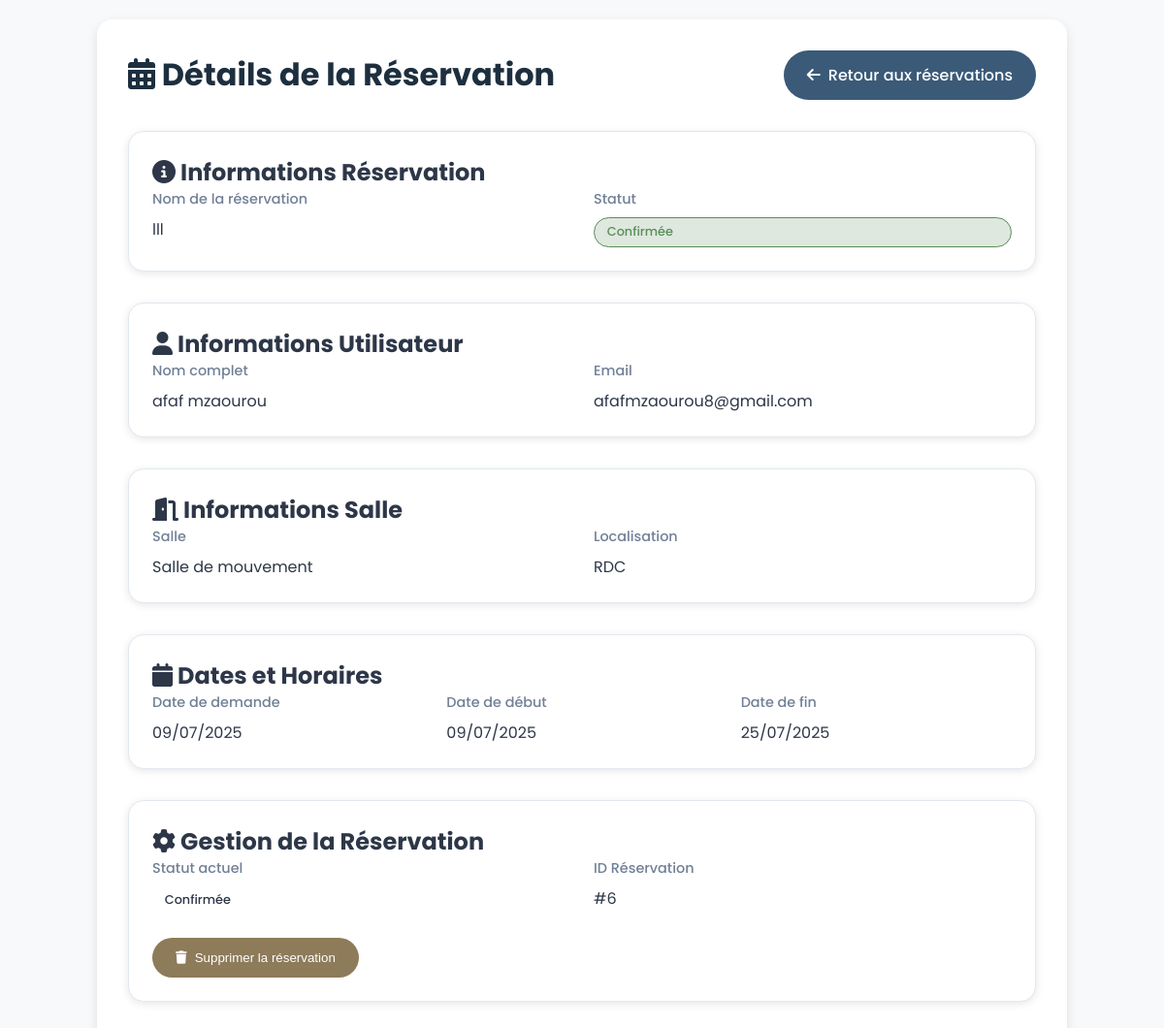
The page /reservation_detail.php?id=6 (signed in) on the database its author committed.
### tables this page shows
CREATE TABLE `reservation` (
  `id` int(11) NOT NULL,
  `nom` varchar(100) NOT NULL,
  `date_demande` date DEFAULT curdate(),
  `date_debut` date DEFAULT NULL,
  `date_fin` date NOT NULL,
  `statut` enum('En attente','Confirmée','Annulée') DEFAULT 'En attente',
  `utilisateur_id` int(11) NOT NULL,
  `salle_id` int(11) NOT NULL,
  `formateur_id` int(11) DEFAULT NULL
);

CREATE TABLE `utilisateurs` (
  `id` int(11) NOT NULL,
  `nom` varchar(100) NOT NULL,
  `prenom` varchar(100) NOT NULL,
  `email` varchar(150) NOT NULL,
  `mot_de_passe` varchar(255) NOT NULL,
  `seConnecter` tinyint(1) DEFAULT 0,
  `role` enum('administrateur','formateur','participant') NOT NULL DEFAULT 'participant'
);

CREATE TABLE `salles` (
  `id` int(11) NOT NULL,
  `nom` varchar(100) NOT NULL,
  `capacite` int(11) NOT NULL,
  `localisation` varchar(50) NOT NULL,
  `disponible` tinyint(1) DEFAULT 1,
  `statut` enum('disponible','reserve','en_maintenance') NOT NULL DEFAULT 'disponible'
);

### reservation_detail.php (the view, shortened to what this page needs)
<?php
require_once __DIR__ . '/db.php';
$reservation_id = isset($_GET['id']) ? intval($_GET['id']) : 0;
try {
    $stmt = $pdo->prepare("
        SELECT r.*,
               s.nom as salle_nom,
               s.localisation,
               CONCAT(u.prenom, ' ', u.nom) as user_name,
               u.email as user_email
        FROM reservation r
        JOIN salles s ON r.salle_id = s.id
        JOIN utilisateurs u ON r.utilisateur_id = u.id
        WHERE r.id = ?
    ");
    $stmt->execute([$reservation_id]);
    $reservation = $stmt->fetch(PDO::FETCH_ASSOC);
} catch (PDOException $e) {
    die("Erreur de base de données: " . $e->getMessage());
}
?>
<!DOCTYPE html>
<html lang="fr">
<head>
    <link rel="stylesheet" href="https://cdnjs.cloudflare.com/ajax/libs/font-awesome/6.4.0/css/all.min.css">
</head>
<body>
    <div class="container">
        <div class="header">
            <h1><i class="fas fa-calendar-alt"></i> Détails de la Réservation </h1>
            <a href="admin_reservations.php" class="btn btn-primary">
                <i class="fas fa-arrow-left"></i> Retour aux réservations
            </a>
        </div>
        <div class="section">
            <h2><i class="fas fa-info-circle"></i> Informations Réservation</h2>
            <div class="info-grid">
                <div class="info-item">
                    <span class="info-label">Nom de la réservation</span>
                    <div><?= htmlspecialchars($reservation['nom'] ?? 'Non disponible') ?></div>
                </div>
                <div class="info-item">
                    <span class="info-label">Statut</span>
                    <span class="status-badge status-<?= str_replace(' ', '_', strtolower($reservation['statut'])) ?>">
                        <?= ucfirst($reservation['statut']) ?>
                    </span>
                </div>
            </div>
        </div>
        <div class="section">
            <h2><i class="fas fa-user"></i> Informations Utilisateur</h2>
            <div class="info-grid">
                <div class="info-item">
                    <span class="info-label">Nom complet</span>
                    <div><?= htmlspecialchars($reservation['user_name'] ?? 'Non disponible') ?></div>
                </div>
                <div class="info-item">
                    <span class="info-label">Email</span>
                    <div><?= htmlspecialchars($reservation['user_email'] ?? 'Non disponible') ?></div>
                </div>
            </div>
        </div>
        <div class="section">
            <h2><i class="fas fa-door-open"></i> Informations Salle</h2>
            <div class="info-grid">
                <div class="info-item">
                    <span class="info-label">Salle</span>
                    <div><?= htmlspecialchars($reservation['salle_nom'] ?? 'Non disponible') ?></div>
                </div>
                <div class="info-item">
                    <span class="info-label">Localisation</span>
                    <div><?= htmlspecialchars($reservation['localisation'] ?? 'Non disponible') ?></div>
                </div>
            </div>
        </div>
        <div class="section">
            <h2><i class="fas fa-calendar"></i> Dates et Horaires</h2>
            <div class="info-grid">
                <div class="info-item">
                    <span class="info-label">Date de demande</span>
                    <div><?= date('d/m/Y', strtotime($reservation['date_demande'])) ?></div>
                </div>
                <div class="info-item">
                    <span class="info-label">Date de début</span>
                    <div><?= ($reservation['date_debut'] && $reservation['date_debut'] != '0000-00-00') ? date('d/m/Y', strtotime($reservation['date_debut'])) : 'Non définie' ?></div>
                </div>
                <div class="info-item">
                    <span class="info-label">Date de fin</span>
                    <div><?= date('d/m/Y', strtotime($reservation['date_fin'])) ?></div>
                </div>
            </div>
        </div>
<div class="section">
    <h2><i class="fas fa-cog"></i> Gestion de la Réservation</h2>
    <div class="info-grid">
        <div class="info-item">
            <span class="info-label">Statut actuel</span>
            <span class="status-badge status-<?= str_replace([' ', 'é'], ['_', 'e'], strtolower($reservation['statut'])) ?>">
                <?= $reservation['statut'] ?>
            </span>
        </div>
        <div class="info-item">
            <span class="info-label">ID Réservation</span>
            <div>#<?= $reservation['id'] ?></div>
        </div>
    </div>
    <div class="action-buttons">
        <form method="POST" action="update_reservation.php" style="display: inline;">
            <button type="submit" class="btn btn-warning" onclick="return confirm('Êtes-vous sûr de vouloir supprimer définitivement cette réservation? Cette action est irréversible.')">
                <i class="fas fa-trash"></i> Supprimer la réservation
            </button>
        </form>
    </div>
</div>
</body>
</html>

### reservation_detail.php (style rules this page uses)
* { margin: 0; padding: 0; box-sizing: border-box; }
body { font-family: "Poppins", sans-serif; background: #f8f9fa; color: #2D3748; padding: 20px; }
.container { max-width: 1000px; margin: 0 auto; background: white; border-radius: 16px; box-shadow: 0 4px 12px rgba(0,0,0,0.1); padding: 2rem; }
.header { display: flex; justify-content: space-between; align-items: center; margin-bottom: 2rem; flex-wrap: wrap; gap: 1rem; }
h1 { color: #1D2F3F; font-size: 2rem; }
.btn { padding: 0.8rem 1.5rem; border-radius: 50px; font-weight: 500; cursor: pointer; transition: all 0.3s ease; border: none; display: inline-flex; align-items: center; gap: 0.5rem; text-decoration: none; }
.btn-primary { background: #3A5A78; color: white; }
.btn-warning { background: #8D7B5A; color: white; }
.section { margin-bottom: 2rem; padding: 1.5rem; background: white; border-radius: 16px; box-shadow: 0 2px 8px rgba(0,0,0,0.1); border: 1px solid #E2E8F0; }
.info-grid { display: grid; grid-template-columns: repeat(auto-fit, minmax(250px, 1fr)); gap: 1.5rem; }
.info-item { display: flex; flex-direction: column; gap: 0.5rem; }
.info-label { font-weight: 500; color: #718096; font-size: 0.9rem; }
.action-buttons { display: flex; gap: 1rem; flex-wrap: wrap; margin-top: 1.5rem; }
.status-badge { padding: 0.35rem 0.8rem; border-radius: 50px; font-size: 0.8rem; font-weight: 500; display: inline-block; }
.status-confirmée { background: rgba(90,141,90,0.2); color: #5A8D5A; border: 1px solid #5A8D5A; }

### rows shown on the page
reservation: nom "lll", statut "Confirmée", utilisateur.email "afafmzaourou8@gmail.com", salle.nom "Salle de mouvement", salle.localisation "RDC", date_demande "09/07/2025", date_debut "09/07/2025", date_fin "25/07/2025", id "6"

### other values the page prints
$reservation['user_name'] "afaf mzaourou"
